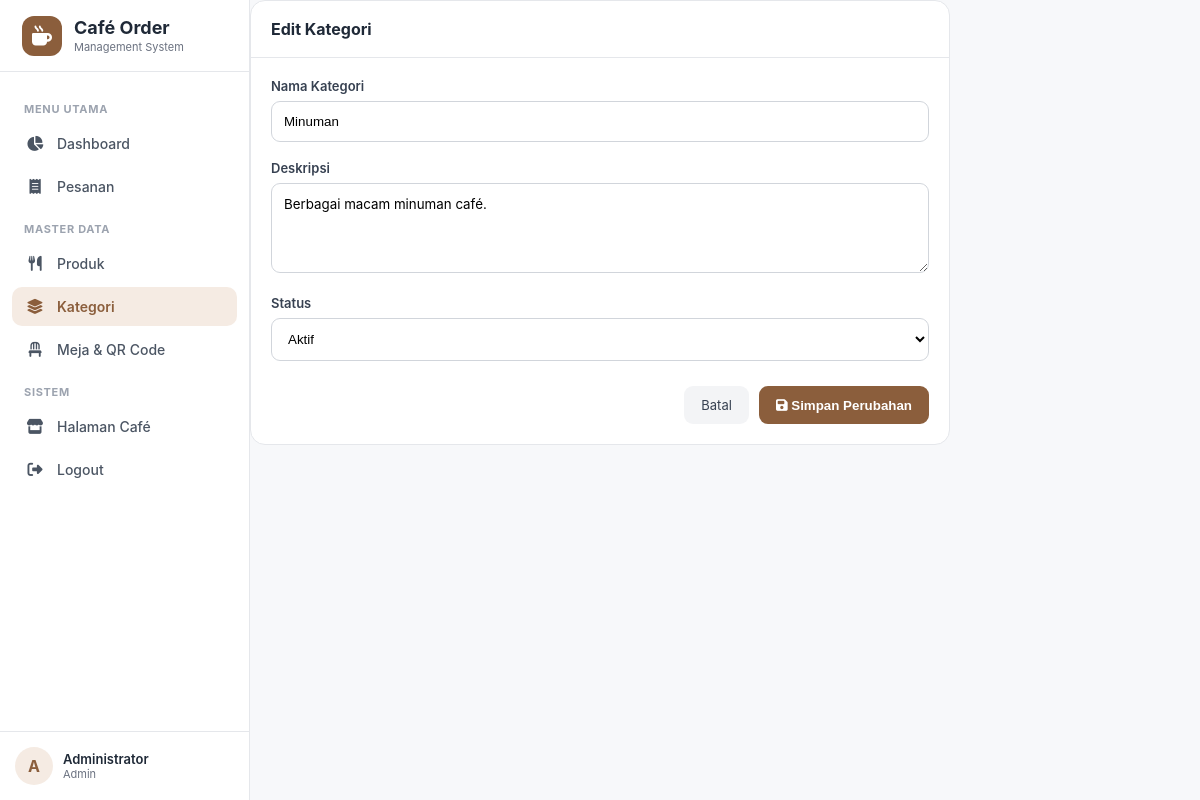
Page /admin/kategori/edit.php?id=2 (signed in) on the committed database.
### tables this page shows
CREATE TABLE categories (
    id INT UNSIGNED AUTO_INCREMENT PRIMARY KEY,
    nama_kategori VARCHAR(100) NOT NULL,
    deskripsi TEXT NULL,
    status ENUM('aktif', 'nonaktif') NOT NULL DEFAULT 'aktif',
    created_at TIMESTAMP DEFAULT CURRENT_TIMESTAMP,
    updated_at TIMESTAMP DEFAULT CURRENT_TIMESTAMP ON UPDATE CURRENT_TIMESTAMP
);

### admin/kategori/edit.php (the view, shortened to what this page needs)
<?php
require_once "../../config/database.php";
$id = filter_input(INPUT_GET, 'id', FILTER_VALIDATE_INT);
$stmt = $pdo->prepare("
    SELECT *
    FROM categories
    WHERE id = ?
    LIMIT 1
");
$stmt->execute([$id]);
$category = $stmt->fetch();
require_once "../../includes/header.php";
require_once "../../includes/navbar.php";
?>
<div style="max-width: 700px; margin: auto;">
    <div class="panel">
        <div class="panel-header">
            <h3 class="panel-title">Edit Kategori</h3>
        </div>
        <div class="panel-body">
            <form method="POST">
                <div class="form-group">
                    <label>Nama Kategori</label>
                    <input type="text" name="nama_kategori" value="<?= htmlspecialchars($_POST['nama_kategori'] ?? $category['nama_kategori']) ?>" required style="width: 100%; padding: 12px; border: 1px solid #d1d5db; border-radius: 9px;">
                </div>
                <div class="form-group">
                    <label>Deskripsi</label>
                    <textarea name="deskripsi" rows="4" style="width: 100%; padding: 12px; border: 1px solid #d1d5db; border-radius: 9px; resize: vertical; font-family: inherit;"><?= htmlspecialchars($_POST['deskripsi'] ?? $category['deskripsi'] ?? '') ?></textarea>
                </div>
                <div class="form-group">
                    <label>Status</label>
                    <?php $selected_status = $_POST['status'] ?? $category['status']; ?>
                    <select name="status" style="width: 100%; padding: 12px; border: 1px solid #d1d5db; border-radius: 9px; background: white;">
                        <option value="aktif" <?= $selected_status === 'aktif' ? 'selected' : '' ?>>Aktif</option>
                    </select>
                </div>
                <div style="display: flex; justify-content: flex-end; gap: 10px; margin-top: 25px;">
                    <a href="index.php" style="padding: 11px 17px; border-radius: 9px; background: #f3f4f6; color: #374151; text-decoration: none; font-size: 13px;">Batal</a>
                    <button type="submit" style="padding: 11px 17px; border: 0; border-radius: 9px; background: #8b5e3c; color: white; font-weight: 600; cursor: pointer;">
                        <i class="fa-solid fa-save"></i> Simpan Perubahan
                    </button>
                </div>
            </form>
        </div>
    </div>
</div>
<?php
require_once "../../includes/footer.php";
?>

### assets/css/admin.css (style rules this page uses)
:root { --primary: #8b5e3c; --primary-dark: #6f472d; --primary-light: #f5ebe3; --white: #ffffff; --bg: #f7f8fa; --text: #1f2937; --text-muted: #6b7280; --border: #e5e7eb; --success: #16a34a; --success-bg: #dcfce7; --warning: #d97706; --warning-bg: #fef3c7; --danger: #dc2626; --danger-bg: #fee2e2; --info: #2563eb; --info-bg: #dbeafe; --sidebar-width: 250px; }
* { box-sizing: border-box; }
html, body { margin: 0; padding: 0; }
body { font-family: Inter, -apple-system, BlinkMacSystemFont, "Segoe UI", Roboto, Arial, sans-serif; background: var(--bg); color: var(--text); }
.panel { background: white; border: 1px solid var(--border); border-radius: 15px; overflow: hidden; }
.panel-header { padding: 18px 20px; display: flex; align-items: center; justify-content: space-between; border-bottom: 1px solid var(--border); }
.panel-title { margin: 0; font-size: 16px; font-weight: 700; }
.panel-body { padding: 20px; }
.form-group { margin-bottom: 18px; }
.form-group label { display: block; margin-bottom: 7px; font-size: 13px; font-weight: 600; color: #374151; }

### rows in the picture
categories: nama_kategori "Minuman", deskripsi "Berbagai macam minuman café.", status "Aktif"

### other values in the picture
substr($user_name, 0, 1) "A"
$user_name "Administrator"
$user_role "Admin"
